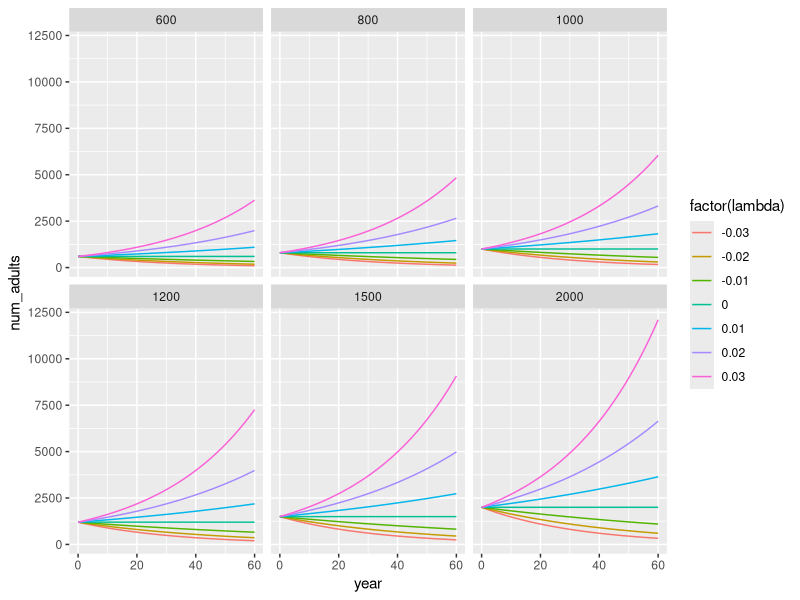
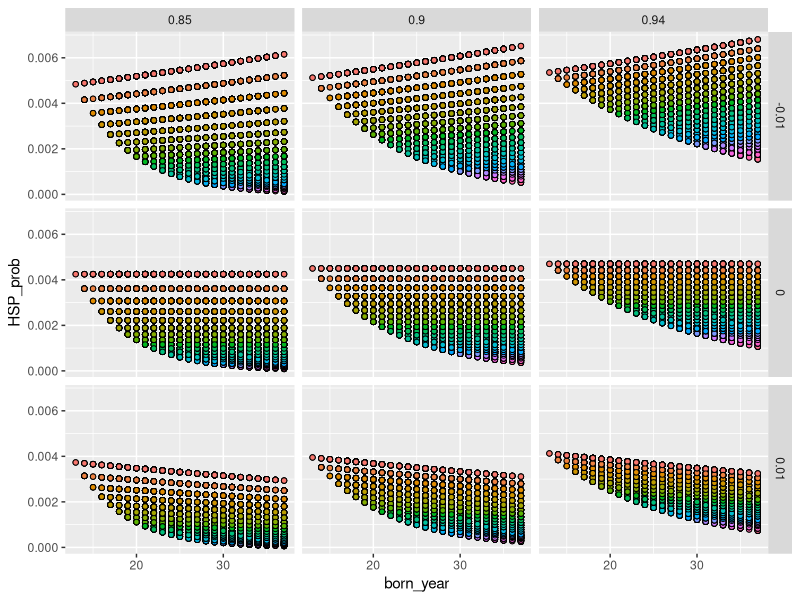

Here is the R script that generated these plots, in order:
## ---- chunk 1
library(tidyverse)
N_adults <- function(N0, t, lambda) {
  N0 * exp(lambda * t)
}
## ---- chunk 2
A_traj <- expand_grid(
  Ninit = c(600, 800, 1000, 1200, 1500, 2000), 
  lambda = seq(-0.03, 0.03, by = 0.01)
)%>%
  mutate(
    num_adults = map2(Ninit, lambda, function(x, y) N_adults(x, 0:60, y)),
  ) %>%
  unnest(num_adults) %>%
  group_by(Ninit, lambda) %>%
  mutate(year = 0:60)

ggplot(A_traj, aes(x = year, y = num_adults, colour = factor(lambda))) +
  geom_line() +
  facet_wrap(~ Ninit)

## ---- chunk 3
A_traj_nest <- A_traj %>%
  group_by(Ninit, lambda) %>%
  nest()
## ---- chunk 4
set.seed(5)
samples <- tibble(
  samp_year = rep(20:40, each=10)
) %>%
  mutate(
    age = sample(3:8, size = n(), replace = TRUE, prob = c(8:3)),
    born_year = samp_year - age
  )
## ---- chunk 5
multi_samples <- samples %>%
  left_join(A_traj, by = c("born_year" = "year")) %>%
  group_by(Ninit, lambda) %>%
  nest() %>%
  rename(samples = data)
## ---- chunk 6
# make a function to create the pairs
make_pairs <- function(samples) {
  n <- nrow(samples)
  s1 <- samples[rep(1:n, each = n),]
  s2 <- samples[rep(1:n, times = n),]
  names(s2) <- paste0(names(s2), ".old")
  
  pairs <- bind_cols(s1, s2) %>%
    filter(born_year.old < born_year)
  pairs
}

# then apply that:
multi_pairs <- multi_samples %>%
  mutate(pairs = map(samples, make_pairs))
## ---- chunk 7
HSP_probs <- function(num_adults, phiA, born_year, born_year.old) {
  (4/num_adults) * (phiA ^ (born_year - born_year.old))
} 
## ---- chunk 8
multi_pairs2 <- expand_grid(phiA = c(0.85, 0.90, 0.94, 0.96), multi_pairs) %>%
  mutate(pairs = map2(pairs, phiA, function(x, y) x %>% mutate(HSP_prob = HSP_probs(num_adults, y, born_year, born_year.old))))
  
## ---- chunk 9
multi_pairs2 %>% filter(
  near(phiA, 0.94) | near(phiA, 0.9) | near(phiA, 0.85), 
  Ninit == 800, 
  near(lambda, 0.01) | near(lambda, 0) | near(lambda, -0.01)
) %>% unnest(pairs) %>%
  ggplot(
  ., 
  aes(
    x = born_year, 
    y = HSP_prob, 
    fill = factor(born_year - born_year.old), 
  )
) +
  geom_point(shape = 21) +
  facet_grid(lambda ~ phiA) +
  theme(legend.position = "none")
## ---- chunk 10
mp3 <- multi_pairs2 %>%
  mutate(pair_counts = map(
    pairs, 
    function(x) {
      x %>% 
        mutate(
          isHSP = rbernoulli(n(), p = HSP_prob),
          born_year_diff = born_year - born_year.old
        ) %>%
        count(samp_year, born_year_diff, HSP_prob, isHSP)
    }))
